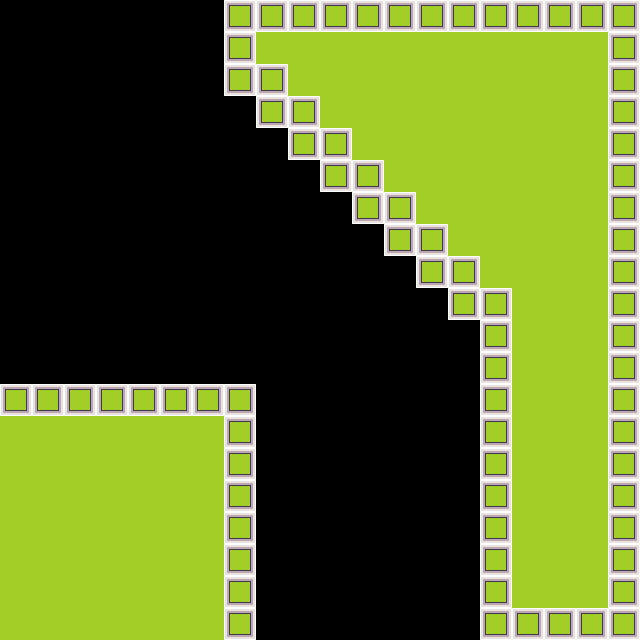

A 2D game scene composited from a Tiled map and its tileset images. What follows is a short description and the map's XML, with every tile layer's data as written:
An orthogonal 20x20 tile map with 32x32 px tiles, 1 tile layer (Tile Layer 1).

<map version="1.0" orientation="orthogonal" renderorder="left-down" width="20" height="20" tilewidth="32" tileheight="32" nextobjectid="1">
 <properties>
  <property name="DownExitMaxX" value="8" />
  <property name="MaxY" value="11" />
 </properties>
 <tileset firstgid="1" name="Tileset" tilewidth="32" tileheight="32">
  <image source="../TiledTileset.png" trans="ff00ff" width="320" height="160" />
 </tileset>
 <layer name="Tile Layer 1" width="20" height="20">
  <data encoding="csv">
0,0,0,0,0,0,0,12,12,12,12,12,12,12,12,12,12,12,12,12,
0,0,0,0,0,0,0,12,11,11,11,11,11,11,11,11,11,11,11,12,
0,0,0,0,0,0,0,12,12,11,11,11,11,11,11,11,11,11,11,12,
0,0,0,0,0,0,0,0,12,12,11,11,11,11,11,11,11,11,11,12,
0,0,0,0,0,0,0,0,0,12,12,11,11,11,11,11,11,11,11,12,
0,0,0,0,0,0,0,0,0,0,12,12,11,11,11,11,11,11,11,12,
0,0,0,0,0,0,0,0,0,0,0,12,12,11,11,11,11,11,11,12,
0,0,0,0,0,0,0,0,0,0,0,0,12,12,11,11,11,11,11,12,
0,0,0,0,0,0,0,0,0,0,0,0,0,12,12,11,11,11,11,12,
0,0,0,0,0,0,0,0,0,0,0,0,0,0,12,12,11,11,11,12,
0,0,0,0,0,0,0,0,0,0,0,0,0,0,0,12,11,11,11,12,
0,0,0,0,0,0,0,0,0,0,0,0,0,0,0,12,11,11,11,12,
12,12,12,12,12,12,12,12,0,0,0,0,0,0,0,12,11,11,11,12,
11,11,11,11,11,11,11,12,5,5,5,5,5,5,5,12,11,11,11,12,
11,11,11,11,11,11,11,12,0,0,0,0,0,0,0,12,11,11,11,12,
11,11,11,11,11,11,11,12,0,0,0,0,0,0,0,12,11,11,11,12,
11,11,11,11,11,11,11,12,0,0,0,0,0,0,0,12,11,11,11,12,
11,11,11,11,11,11,11,12,0,0,0,0,0,0,0,12,11,11,11,12,
11,11,11,11,11,11,11,12,0,0,0,0,0,0,0,12,11,11,11,12,
11,11,11,11,11,11,11,12,0,0,0,0,0,0,0,12,12,12,12,12
</data>
 </layer>
</map>
